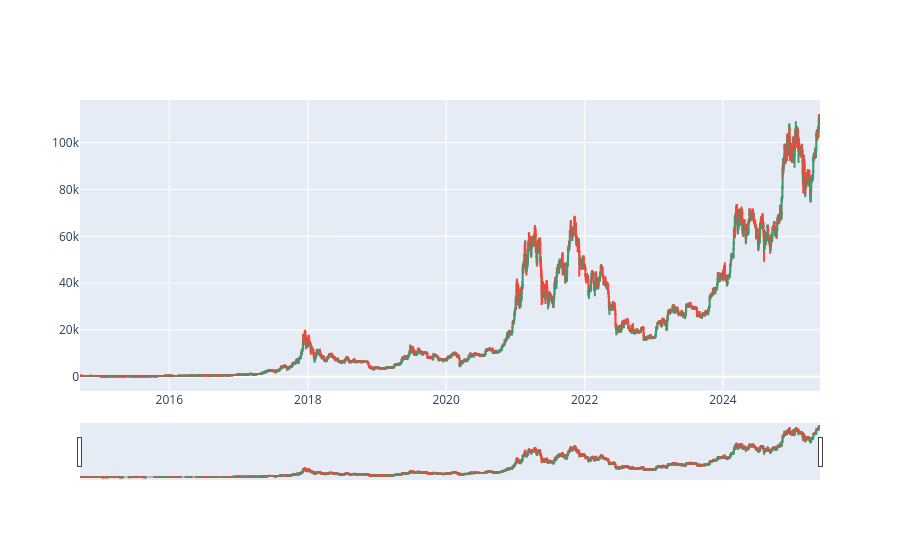

Here is the notebook cell this chart was saved with:
### Code cell
df2 = df_BTC
fig = go.Figure(data=[go.Candlestick(x=df2.index,
open=df2['Open'],
high=df2['High'],
low=df2['Low'],
close=df2['Close'])])

fig.show()

### Figure 1 — Plotly figure (JSON) as saved in the notebook; plotly's stock layout.template omitted (floating-point values rounded to 4 significant figures; data arrays with more than 128 entries replaced by an {"elided": "..."} marker saying what was removed)
{"data": [{"close": {"elided": "3906 float values"}, "high": {"elided": "3906 float values"}, "low": {"elided": "3906 float values"}, "open": {"elided": "3906 float values"}, "type": "candlestick", "x": {"elided": "3906 str values"}}], "layout": {}}
